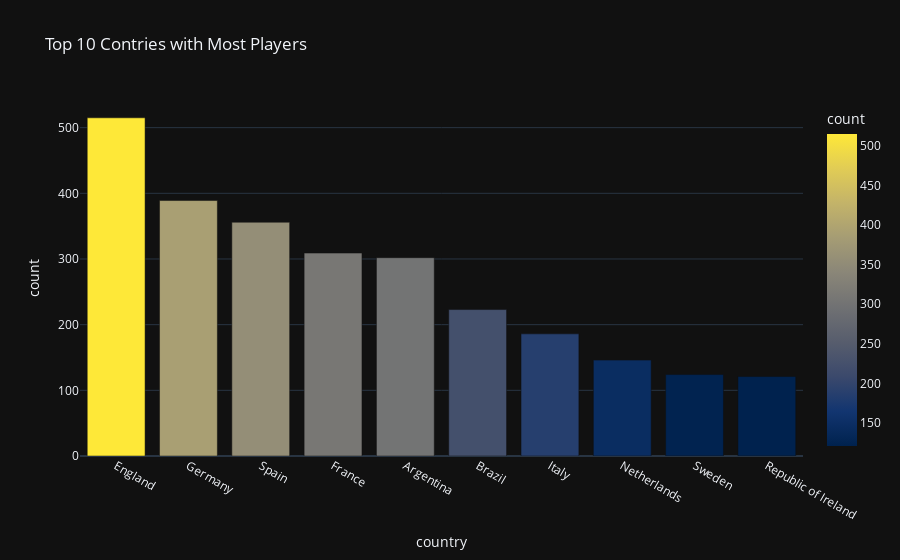

The cell this chart's notebook holds for it:
### Markdown cell above
Lets check top ten countries with the highest number of players

### Code cell
# Check for the top 10 contries with the most players
top = stats['country'].value_counts().head(10).reset_index()

# plot the countries
px.bar(top,x='country',y='count',title='Top 10 Contries with Most Players',
      template='plotly_dark',color='count',color_continuous_scale='Cividis')

### Figure 1 — Plotly figure (JSON) as saved in the notebook; plotly's stock layout.template omitted (floating-point values rounded to 4 significant figures)
{"data": [{"alignmentgroup": "True", "hovertemplate": "country=%{x}<br>count=%{marker.color}<extra></extra>", "legendgroup": "", "marker": {"color": [515, 389, 356, 309, 302, 223, 186, 146, 124, 121], "coloraxis": "coloraxis", "pattern": {"shape": ""}}, "name": "", "offsetgroup": "", "orientation": "v", "showlegend": false, "textposition": "auto", "type": "bar", "x": ["England", "Germany", "Spain", "France", "Argentina", "Brazil", "Italy", "Netherlands", "Sweden", "Republic of Ireland"], "xaxis": "x", "y": [515, 389, 356, 309, 302, 223, 186, 146, 124, 121], "yaxis": "y"}], "layout": {"barmode": "relative", "coloraxis": {"colorbar": {"title": {"text": "count"}}, "colorscale": [[0, "#00224e"], [0.1111, "#123570"], [0.2222, "#3b496c"], [0.3333, "#575d6d"], [0.4444, "#707173"], [0.5556, "#8a8678"], [0.6667, "#a59c74"], [0.7778, "#c3b369"], [0.8889, "#e1cc55"], [1, "#fee838"]]}, "legend": {"tracegroupgap": 0}, "title": {"text": "Top 10 Contries with Most Players"}, "xaxis": {"anchor": "y", "domain": [0, 1], "title": {"text": "country"}}, "yaxis": {"anchor": "x", "domain": [0, 1], "title": {"text": "count"}}}}
